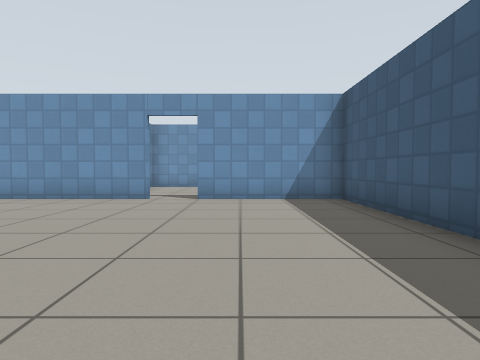
view 1 (above)

22 first-person views from a walk through a Gazebo world. The camera is 0.72 m above the floor, tilts 2° down and sees 75° across. The floor is counted in squares, 1 m on a side. Each view is taken from the middle of a square. On the plan, view 1 faces up. The plan holds only what a view shows up to about 10 squares ahead; the rest is blank. Gazebo's built-in surfaces are drawn with simple patterns.

view 2
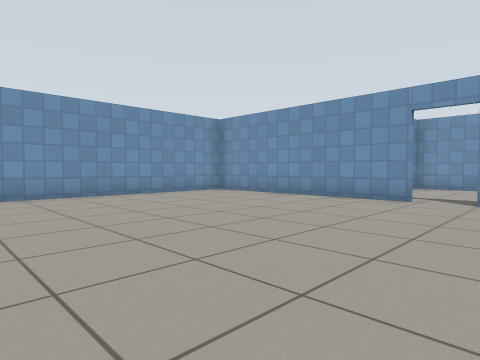

view 3
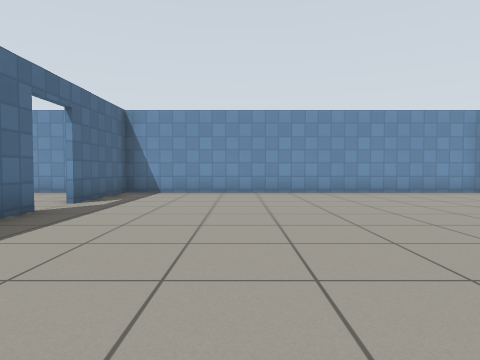

view 4
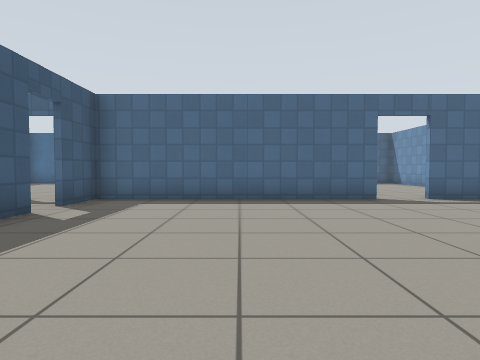

view 5
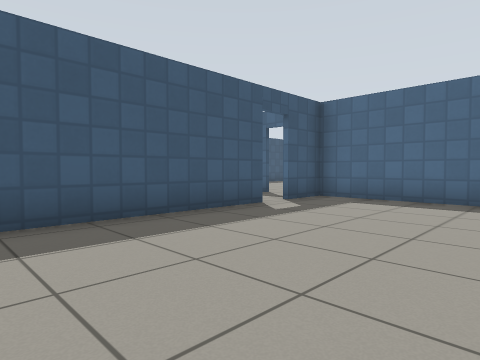

view 6
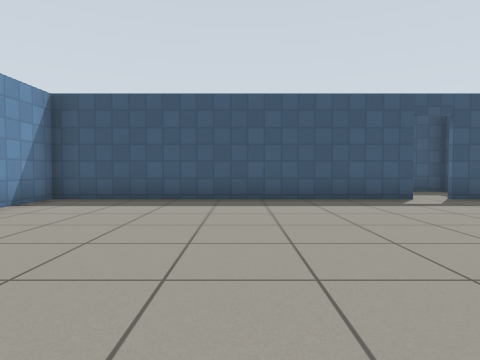

view 7
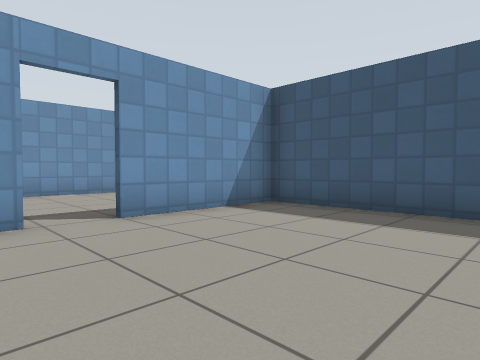

view 8
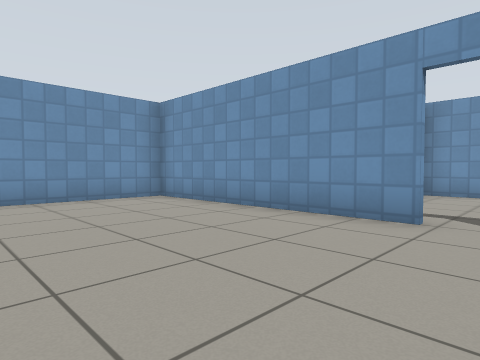

view 9
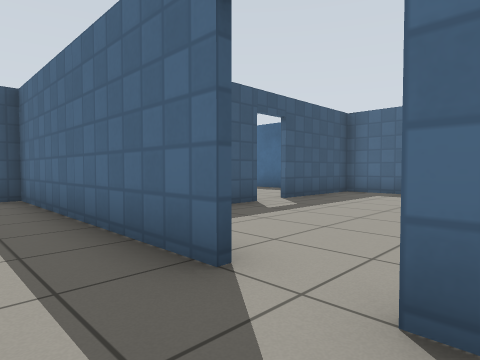

view 10
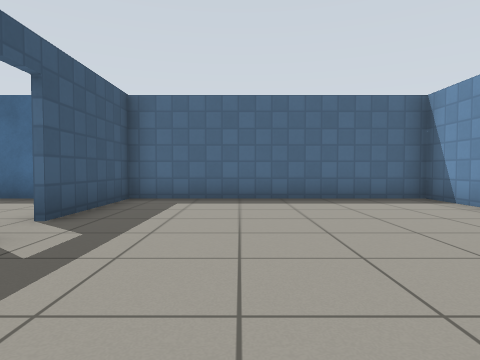

view 11
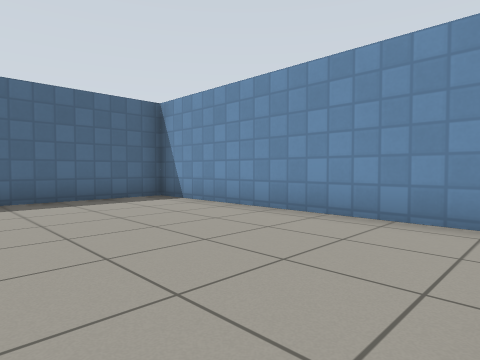

view 12
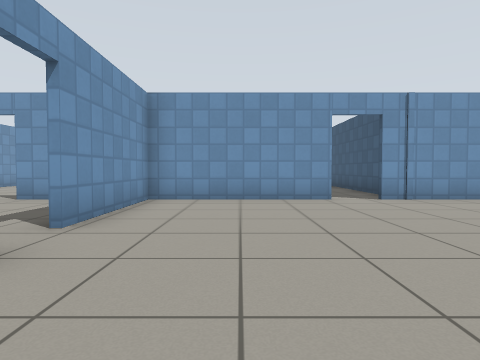

view 13
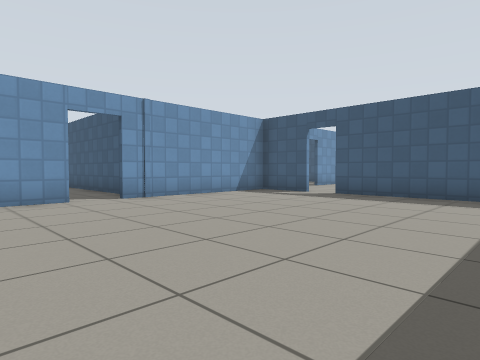

view 14
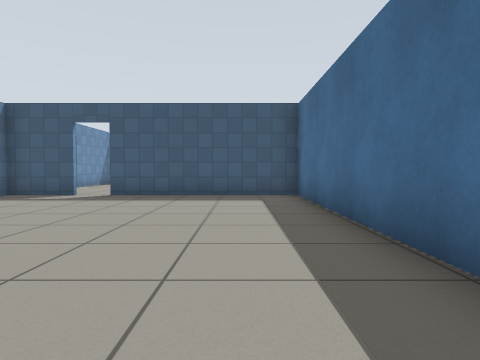

view 15
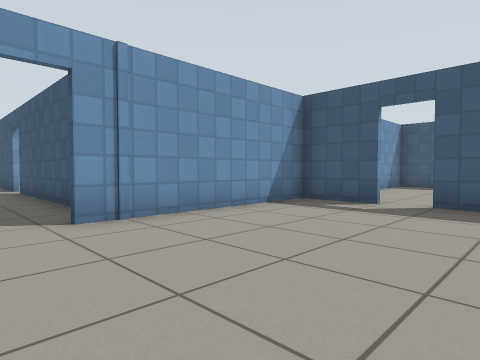

view 16
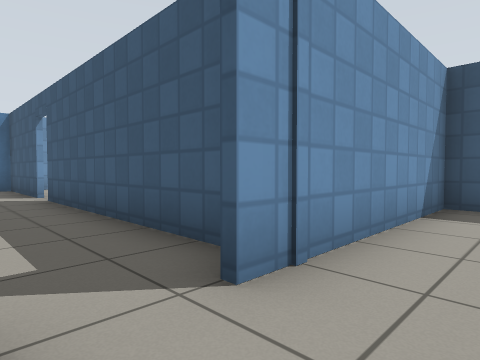

view 17
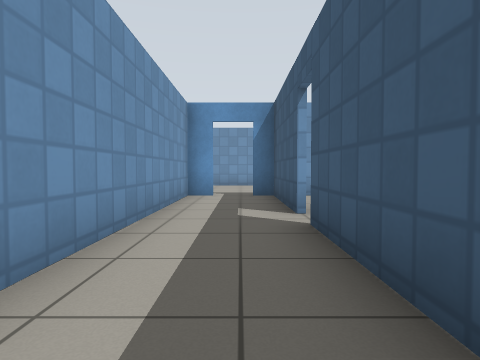

view 18
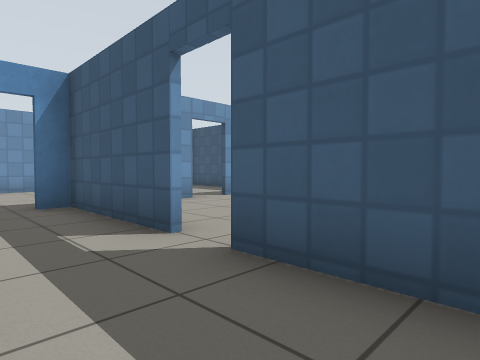

view 19
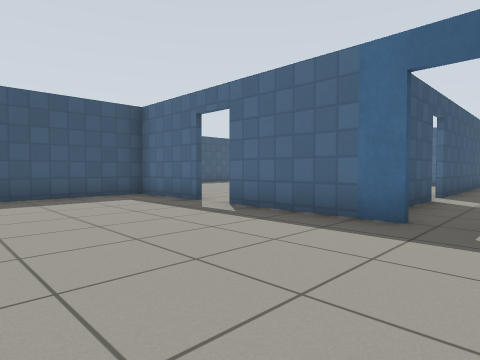

view 20
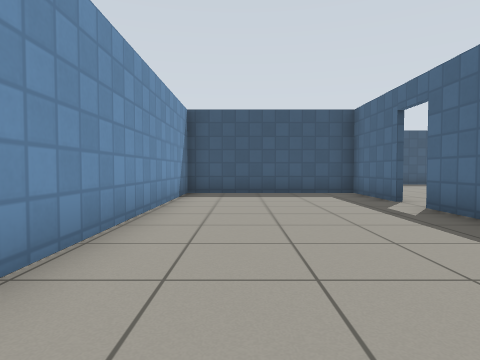

view 21
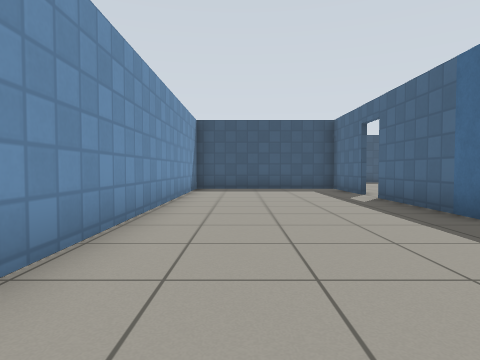

view 22
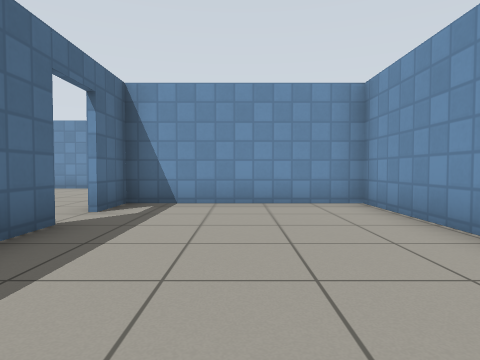

### Floor plan
Ten units are one square. View 1 is at (0, 0); x grows to the right and y downward. Boxes are objects, and circles mark ways between rooms. Rooms are numbered by the first view taken in them; rooms with no view inside come last. Other rooms are left out.
<svg viewBox="-90 -131 209 252">
<path fill="none" stroke="#000" d="M-44 35 24 35 24 20M-21 -75 -85 -75 -85 35 -55 35M24 13 24 -75M19 -75 -11 -75M-13 73 -13 64M-35 36 -44 36M-85 45 -85 116 -13 116 -13 83M32 36 -12 36 -12 73M95 55 95 36 42 36M10 116 95 116 95 64M49 -40 49 -75 42 -75M34 -75 19 -75M26 -75 26 -7M42 35 49 35 49 -31M42 -76 78 -76M88 -76 114 -76 114 -126 -35 -126 -35 -76 -21 -76M-11 -76 0 -76"/>
<circle cx="-50" cy="35" r="3" fill="#2a7"/>
<circle cx="25" cy="15" r="3" fill="#2a7"/>
<circle cx="-15" cy="-75" r="3" fill="#2a7"/>
<circle cx="-10" cy="75" r="3" fill="#2a7"/>
<circle cx="37" cy="37" r="3" fill="#2a7"/>
<circle cx="40" cy="-75" r="3" fill="#2a7"/>
<text x="-40" y="-20">1</text>
<text x="-50" y="80">2</text>
<text x="50" y="80">3</text>
<text x="40" y="-30">4</text>
<text x="40" y="-110">5</text>
</svg>
Room 1 opens to room 2. Room 1 opens to room 4. Room 1 opens to room 5. Room 2 opens to room 3. Room 3 opens to room 4. Room 4 opens to room 5.

Where each view was taken, in squares from view 1:
view 1: 0 up, 0 right, facing up
view 2: 0 up, 0 right, facing up-left
view 3: 0 up, 1 right, facing left
view 4: 4 up, 1 left, facing down
view 5: 4 up, 2 left, facing down-right
view 6: 3 up, 5 left, facing right
view 7: 3 up, 3 left, facing up-right
view 8: 3 up, 1 left, facing up-left
view 9: 2 down, 6 left, facing down-right
view 10: 4 down, 4 left, facing down
view 11: 4 down, 4 left, facing down-left
view 12: 11 down, 1 right, facing up
view 13: 11 down, 1 right, facing up-right
view 14: 10 down, 1 right, facing right
view 15: 8 down, 3 right, facing up-right
view 16: 5 down, 3 right, facing up-right
view 17: 1 down, 4 right, facing up
view 18: 1 up, 3 right, facing up-right
view 19: 12 up, 3 right, facing down-right
view 20: 11 up, 2 right, facing right
view 21: 11 up, 0 right, facing right
view 22: 10 up, 3 right, facing left
